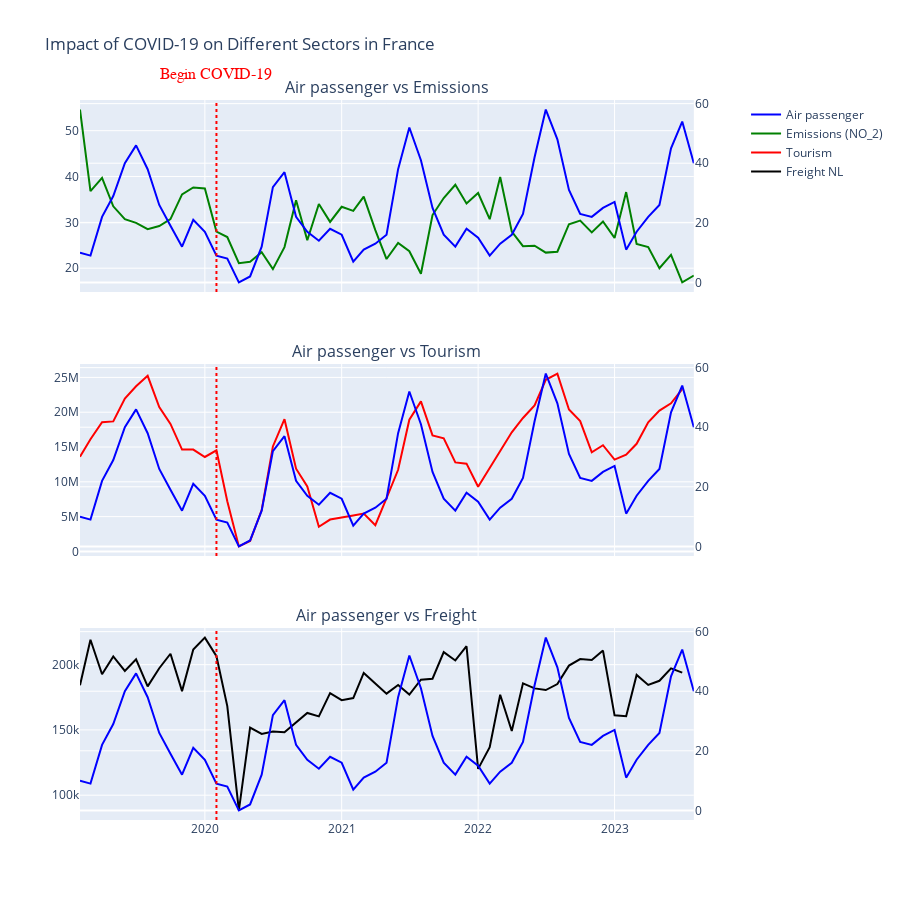

Notebook source saved alongside this figure:
### Code cell
fig = make_subplots(rows=3, cols=1,
                    shared_xaxes=True,
                    subplot_titles=('Air passenger vs Emissions', 'Air passenger vs Tourism', 'Air passenger vs Freight'),
                    vertical_spacing=0.1,
                    specs=[[{'secondary_y': True}],
                           [{'secondary_y': True}],
                           [{'secondary_y': True}]])

# For Traffic vs Emissions
fig.add_trace(go.Scatter(
    x=traffic_FR['TIME_PERIOD'],
    y=traffic_FR['OBS_VALUE'],
    name='Air passenger',
    line=dict(color='blue'),
), row=1, col=1, secondary_y=True)

fig.add_trace(go.Scatter(
    x=emissions_FR['TIME_PERIOD'],
    y=emissions_FR['OBS_VALUE'],
    name="Emissions (NO_2)",
    line=dict(color='green'),
), row=1, col=1, secondary_y=False)

# For Traffic vs Tourism
fig.add_trace(go.Scatter(
    x=traffic_FR['TIME_PERIOD'],
    y=traffic_FR['OBS_VALUE'],
    showlegend=False,  
    line=dict(color='blue'),
), row=2, col=1, secondary_y=True)

fig.add_trace(go.Scatter(
    x=tourism_FR['TIME_PERIOD'],
    y=tourism_FR['OBS_VALUE'],
    name='Tourism',
    line=dict(color='red'),
), row=2, col=1, secondary_y=False)

# For Traffic vs Freight
fig.add_trace(go.Scatter(
    x=traffic_FR['TIME_PERIOD'],
    y=traffic_FR['OBS_VALUE'],
    showlegend=False, 
    line=dict(color='blue'),
), row=3, col=1, secondary_y=True)

fig.add_trace(go.Scatter(
    x=supply_FR['TIME_PERIOD'],
    y=supply_FR['OBS_VALUE'],
    name='Freight NL',
    line=dict(color='black'),
), row=3, col=1, secondary_y=False)

fig.update_layout(
    title_text='Impact of COVID-19 on Different Sectors in France',
    height=900 
)

fig.add_vline(x='2020-02', line_width=2, line_color='red', line_dash='dot')
fig.add_annotation(
    dict(
        x='2020-02-01',
        y=1.05,  
        xref='x',
        yref='paper',
        text='Begin COVID-19',  
        showarrow=False,
        font=dict(
            family='Courier New, monospace',
            size=16,
            color='red'
        ),
        ax=0,  
        ay=0
    )
)

fig.show()

### Figure 1 — Plotly figure (JSON) as saved in the notebook; plotly's stock layout.template omitted (floating-point values rounded to 4 significant figures)
{"data": [{"line": {"color": "blue"}, "name": "Air passenger", "type": "scatter", "x": ["2019-02", "2019-03", "2019-04", "2019-05", "2019-06", "2019-07", "2019-08", "2019-09", "2019-10", "2019-11", "2019-12", "2020-01", "2020-02", "2020-03", "2020-04", "2020-05", "2020-06", "2020-07", "2020-08", "2020-09", "2020-10", "2020-11", "2020-12", "2021-01", "2021-02", "2021-03", "2021-04", "2021-05", "2021-06", "2021-07", "2021-08", "2021-09", "2021-10", "2021-11", "2021-12", "2022-01", "2022-02", "2022-03", "2022-04", "2022-05", "2022-06", "2022-07", "2022-08", "2022-09", "2022-10", "2022-11", "2022-12", "2023-01", "2023-02", "2023-03", "2023-04", "2023-05", "2023-06", "2023-07", "2023-08"], "xaxis": "x", "y": [10, 9, 22, 29, 40, 46, 38, 26, 19, 12, 21, 17, 9, 8, 0, 2, 12, 32, 37, 22, 17, 14, 18, 16, 7, 11, 13, 16, 38, 52, 41, 25, 16, 12, 18, 15, 9, 13, 16, 23, 42, 58, 48, 31, 23, 22, 25, 27, 11, 17, 22, 26, 45, 54, 40], "yaxis": "y2"}, {"line": {"color": "green"}, "name": "Emissions (NO_2)", "type": "scatter", "x": ["2019-02", "2019-03", "2019-04", "2019-05", "2019-06", "2019-07", "2019-08", "2019-09", "2019-10", "2019-11", "2019-12", "2020-01", "2020-02", "2020-03", "2020-04", "2020-05", "2020-06", "2020-07", "2020-08", "2020-09", "2020-10", "2020-11", "2020-12", "2021-01", "2021-02", "2021-03", "2021-04", "2021-05", "2021-06", "2021-07", "2021-08", "2021-09", "2021-10", "2021-11", "2021-12", "2022-01", "2022-02", "2022-03", "2022-04", "2022-05", "2022-06", "2022-07", "2022-08", "2022-09", "2022-10", "2022-11", "2022-12", "2023-01", "2023-02", "2023-03", "2023-04", "2023-05", "2023-06", "2023-07", "2023-08"], "xaxis": "x", "y": [54.6, 36.8, 39.7, 33.5, 30.7, 29.9, 28.5, 29.2, 30.7, 36.1, 37.6, 37.4, 28, 26.8, 21.1, 21.4, 23.5, 19.8, 24.6, 34.8, 26.1, 34, 30.1, 33.4, 32.5, 35.6, 28.3, 22, 25.5, 23.7, 18.8, 31.6, 35.3, 38.2, 34.1, 36.4, 30.7, 39.9, 28, 24.8, 24.9, 23.4, 23.6, 29.6, 30.4, 27.8, 30.2, 26.6, 36.6, 25.3, 24.6, 20, 22.9, 16.9, 18.4], "yaxis": "y"}, {"line": {"color": "blue"}, "showlegend": false, "type": "scatter", "x": ["2019-02", "2019-03", "2019-04", "2019-05", "2019-06", "2019-07", "2019-08", "2019-09", "2019-10", "2019-11", "2019-12", "2020-01", "2020-02", "2020-03", "2020-04", "2020-05", "2020-06", "2020-07", "2020-08", "2020-09", "2020-10", "2020-11", "2020-12", "2021-01", "2021-02", "2021-03", "2021-04", "2021-05", "2021-06", "2021-07", "2021-08", "2021-09", "2021-10", "2021-11", "2021-12", "2022-01", "2022-02", "2022-03", "2022-04", "2022-05", "2022-06", "2022-07", "2022-08", "2022-09", "2022-10", "2022-11", "2022-12", "2023-01", "2023-02", "2023-03", "2023-04", "2023-05", "2023-06", "2023-07", "2023-08"], "xaxis": "x2", "y": [10, 9, 22, 29, 40, 46, 38, 26, 19, 12, 21, 17, 9, 8, 0, 2, 12, 32, 37, 22, 17, 14, 18, 16, 7, 11, 13, 16, 38, 52, 41, 25, 16, 12, 18, 15, 9, 13, 16, 23, 42, 58, 48, 31, 23, 22, 25, 27, 11, 17, 22, 26, 45, 54, 40], "yaxis": "y4"}, {"line": {"color": "red"}, "name": "Tourism", "type": "scatter", "x": ["2019-02", "2019-03", "2019-04", "2019-05", "2019-06", "2019-07", "2019-08", "2019-09", "2019-10", "2019-11", "2019-12", "2020-01", "2020-02", "2020-03", "2020-04", "2020-05", "2020-06", "2020-07", "2020-08", "2020-09", "2020-10", "2020-11", "2020-12", "2021-01", "2021-02", "2021-03", "2021-04", "2021-05", "2021-06", "2021-07", "2021-08", "2021-09", "2021-10", "2021-11", "2021-12", "2022-01", "2022-02", "2022-03", "2022-04", "2022-05", "2022-06", "2022-07", "2022-08", "2022-09", "2022-10", "2022-11", "2022-12", "2023-01", "2023-02", "2023-03", "2023-04", "2023-05", "2023-06", "2023-07"], "xaxis": "x2", "y": [13594473, 16112409, 18574643, 18682140, 21969849, 23727449, 25236018, 20738741, 18322876, 14627330, 14634455, 13566938, 14515965, 7212999, 721353, 1500619, 5939182, 15083194, 18994313, 11882532, 9334974, 3542593, 4578193, 4910460, 5170074, 5431070, 3761860, 7642312, 11733296, 18916313, 21561752, 16673654, 16260855, 12794287, 12612742, 9285519, 11927351, 14469426, 17120921, 19168893, 20978588, 24653224, 25548662, 20386845, 18726455, 14242796, 15256575, 13187513, 13888423, 15461699, 18542404, 20230336, 21277136, 23316073], "yaxis": "y3"}, {"line": {"color": "blue"}, "showlegend": false, "type": "scatter", "x": ["2019-02", "2019-03", "2019-04", "2019-05", "2019-06", "2019-07", "2019-08", "2019-09", "2019-10", "2019-11", "2019-12", "2020-01", "2020-02", "2020-03", "2020-04", "2020-05", "2020-06", "2020-07", "2020-08", "2020-09", "2020-10", "2020-11", "2020-12", "2021-01", "2021-02", "2021-03", "2021-04", "2021-05", "2021-06", "2021-07", "2021-08", "2021-09", "2021-10", "2021-11", "2021-12", "2022-01", "2022-02", "2022-03", "2022-04", "2022-05", "2022-06", "2022-07", "2022-08", "2022-09", "2022-10", "2022-11", "2022-12", "2023-01", "2023-02", "2023-03", "2023-04", "2023-05", "2023-06", "2023-07", "2023-08"], "xaxis": "x3", "y": [10, 9, 22, 29, 40, 46, 38, 26, 19, 12, 21, 17, 9, 8, 0, 2, 12, 32, 37, 22, 17, 14, 18, 16, 7, 11, 13, 16, 38, 52, 41, 25, 16, 12, 18, 15, 9, 13, 16, 23, 42, 58, 48, 31, 23, 22, 25, 27, 11, 17, 22, 26, 45, 54, 40], "yaxis": "y6"}, {"line": {"color": "black"}, "name": "Freight NL", "type": "scatter", "x": ["2019-02", "2019-03", "2019-04", "2019-05", "2019-06", "2019-07", "2019-08", "2019-09", "2019-10", "2019-11", "2019-12", "2020-01", "2020-02", "2020-03", "2020-04", "2020-05", "2020-06", "2020-07", "2020-08", "2020-09", "2020-10", "2020-11", "2020-12", "2021-01", "2021-02", "2021-03", "2021-04", "2021-05", "2021-06", "2021-07", "2021-08", "2021-09", "2021-10", "2021-11", "2021-12", "2022-01", "2022-02", "2022-03", "2022-04", "2022-05", "2022-06", "2022-07", "2022-08", "2022-09", "2022-10", "2022-11", "2022-12", "2023-01", "2023-02", "2023-03", "2023-04", "2023-05", "2023-06", "2023-07"], "xaxis": "x3", "y": [184200.0, 219100.0, 192700.0, 206300.0, 195200.0, 204000.0, 183400.0, 197300.0, 208400.0, 179700.0, 211616, 220700.0, 206500.0, 168200.0, 88350.0, 151800.0, 146900.0, 148800.0, 148300.0, 155800.0, 163000.0, 160400.0, 178200.0, 172800.0, 174399, 193700.0, 185300.0, 177800.0, 184400.0, 177100.0, 188500.0, 189228, 209600.0, 203200.0, 214100.0, 120200.0, 136800.0, 177000.0, 149200.0, 185700.0, 181800.0, 180600.0, 185100.0, 199300.0, 204300.0, 203500.0, 210800.0, 161160, 160500.0, 192100.0, 184400.0, 187600.0, 197200.0, 193900.0], "yaxis": "y5"}], "layout": {"annotations": [{"font": {"size": 16}, "showarrow": false, "text": "Air passenger vs Emissions", "x": 0.47, "xanchor": "center", "xref": "paper", "y": 1, "yanchor": "bottom", "yref": "paper"}, {"font": {"size": 16}, "showarrow": false, "text": "Air passenger vs Tourism", "x": 0.47, "xanchor": "center", "xref": "paper", "y": 0.6333, "yanchor": "bottom", "yref": "paper"}, {"font": {"size": 16}, "showarrow": false, "text": "Air passenger vs Freight", "x": 0.47, "xanchor": "center", "xref": "paper", "y": 0.2667, "yanchor": "bottom", "yref": "paper"}, {"ax": 0, "ay": 0, "font": {"color": "red", "family": "Courier New, monospace", "size": 16}, "showarrow": false, "text": "Begin COVID-19", "x": "2020-02-01", "xref": "x", "y": 1.05, "yref": "paper"}], "height": 900, "shapes": [{"line": {"color": "red", "dash": "dot", "width": 2}, "type": "line", "x0": "2020-02", "x1": "2020-02", "xref": "x", "y0": 0, "y1": 1, "yref": "y domain"}, {"line": {"color": "red", "dash": "dot", "width": 2}, "type": "line", "x0": "2020-02", "x1": "2020-02", "xref": "x2", "y0": 0, "y1": 1, "yref": "y3 domain"}, {"line": {"color": "red", "dash": "dot", "width": 2}, "type": "line", "x0": "2020-02", "x1": "2020-02", "xref": "x3", "y0": 0, "y1": 1, "yref": "y5 domain"}], "title": {"text": "Impact of COVID-19 on Different Sectors in France"}, "xaxis": {"anchor": "y", "domain": [0, 0.94], "matches": "x3", "showticklabels": false}, "xaxis2": {"anchor": "y3", "domain": [0, 0.94], "matches": "x3", "showticklabels": false}, "xaxis3": {"anchor": "y5", "domain": [0, 0.94]}, "yaxis": {"anchor": "x", "domain": [0.7333, 1]}, "yaxis2": {"anchor": "x", "overlaying": "y", "side": "right"}, "yaxis3": {"anchor": "x2", "domain": [0.3667, 0.6333]}, "yaxis4": {"anchor": "x2", "overlaying": "y3", "side": "right"}, "yaxis5": {"anchor": "x3", "domain": [0, 0.2667]}, "yaxis6": {"anchor": "x3", "overlaying": "y5", "side": "right"}}}
